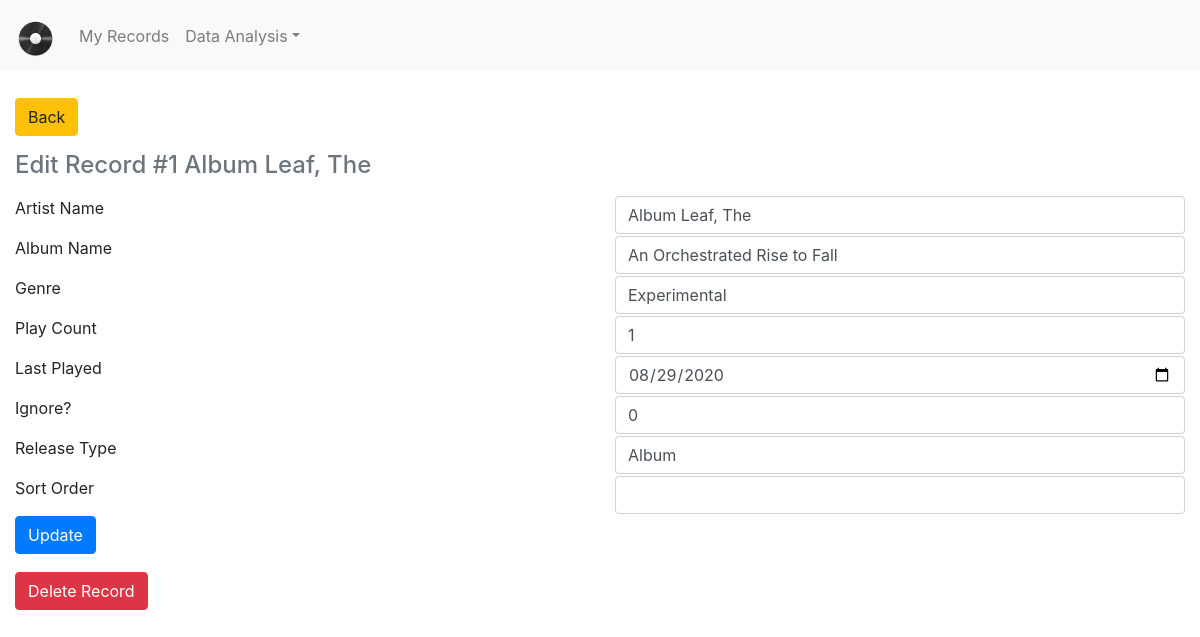
Page /edit_record/1 on the committed database.
### tables this page shows
CREATE TABLE records (id integer primary key, artist_name varchar(765), album_name varchar(765), genre varchar(765), play_count integer, last_played timestamp, ignore, date_added timestamp, release_type varchar(765) default '', sort_order integer);

### main.py (the view)
@app.route('/edit_record/<id>', methods=['GET', 'POST'])
def edit_record(id):
    print('id='+str(id))
    (columns, row) = functions.read_row(config.DB_NAME, 'records', id)
    if row[5] == '':
        last_played = None
    elif row[5] is not None:
        last_played=datetime.strptime(row[5], '%Y-%m-%d')
    else:
        last_played = None
    form = forms.EditRecord(
        artist_name=row[1],
        album_name=row[2],
        genre=row[3],
        play_count=row[4],
        last_played=last_played,
        ignore=row[6],
        release_type=row[8])
    if form.is_submitted():
        result = functions.get_form_data(list(request.form.values()))
        print (result)
        functions.update_record(id, result)
        return redirect(url_for('my_records_detail',_anchor=id))
    return render_template('edit_record.html', form=form, id=id, row=row)

### forms.py
class EditRecord(FlaskForm):
    artist_name = wt.StringField('Artist Name')
    album_name = wt.StringField('Album Name')
    genre = wt.StringField('Genre')
    play_count = wt5.IntegerField('Play Count')
    last_played = wt5.DateField('Last Played', format='%Y-%m-%d')
    ignore = wt5.IntegerField('Ignore?')
    release_type = wt.StringField('Release Type')
    sort_order = wt5.IntegerField('Sort Order')
    submit = wt.SubmitField('Update')

### functions.py (called while the page is built)
def read_row(database, table, id):
    try:
        database = str(database)
        table = str(table)
        id = str(id)
        print(database, table, id)
    except Exception as e:
        print(e)
    con = sqlite3.connect(config.DB_NAME)
    cur = con.cursor()
    cur.execute('PRAGMA table_info(' + table +')')
    temp_columns = cur.fetchall()
    columns = []
    for tuple in temp_columns:
        columns.append(tuple[1])
    print(columns)
    cur.execute('SELECT * FROM ' + table + ' WHERE id = ' + id)
    row = cur.fetchall()
    if row == []:
        print('Error: No record with ID ' + id)
    else:
        print(row)
    con.close()
    return (columns, row[0]) # need to do row[0] instead of just row since the cursor returns a tuple of lists (we just need the list)

### templates/edit_record.html (shortened to what this page needs)
{% extends "base.html" %}
{% set active_page = "edit_record" %}
{% block content %}
<div class="container-fluid" style="padding-bottom: 15px; padding-top: 10px;">
    <a class="btn btn-warning mt-2"  href="{{ url_for('my_records_detail',_anchor=id) }}">Back</a>
</div>
<div class="container-fluid">
    <h4 class="mb-3 text-secondary">Edit Record #{{ id }} {{ row[1] }}</h4>
    <form method="post" autocomplete="off" enctype="multipart/form-data">
        {% for field in form if (field.name != 'csrf_token') and (field.name != 'submit') %}
            <div class="form row">
                <div class="col"><label class="form-label"> {{ field.label() }} </label></div>
                <div class="col"> {{ field(class="form-control") }} </div>
            </div>
        {% endfor %}
        <div class="row">
            <div class="col-sm">{{ form.submit(class="btn btn-primary") }}</div>
        </div>
    </form>
</div>
<div class="container-fluid" style="padding-bottom: 15px; padding-top: 10px;">
    <a class="btn btn-danger mt-2" data-toggle="modal" data-target="#delete">Delete Record</a>
</div>
{% endblock %}

### templates/base.html (style rules this page uses)
body { padding-top:50px; }

### rows in the picture
records: artist_name "Album Leaf, The", artist_name "Album Leaf, The" "An Orchestrated Rise to Fall" "Experimental" "1" "08/29/2020" "0" "Album"

### other values in the picture
{{ id }} "1"
{{ field.label() }} "Artist Name" "Album Name" "Genre" "Play Count" "Last Played" "Ignore?" "Release Type" "Sort Order"
